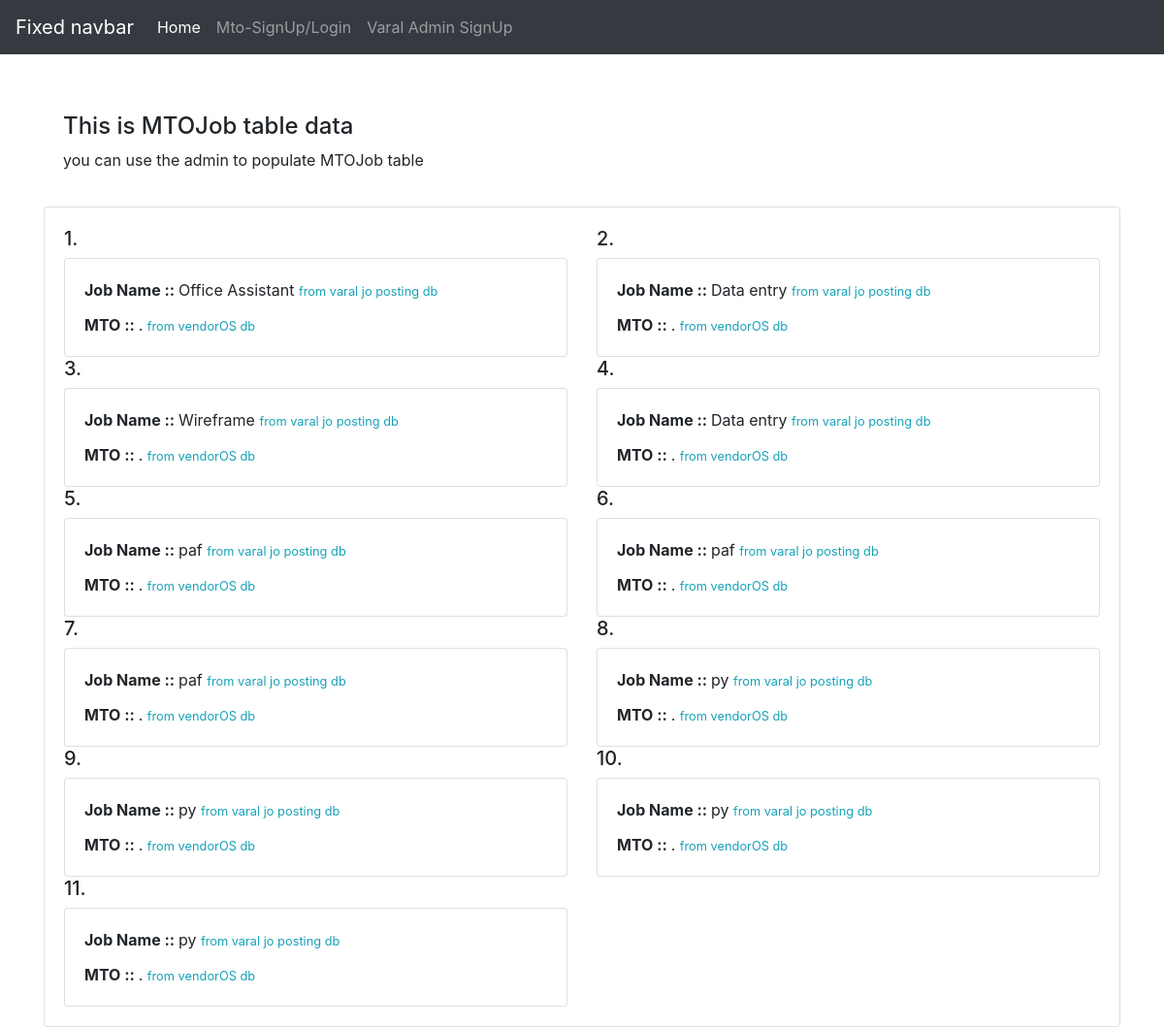
The app's page /, older data.
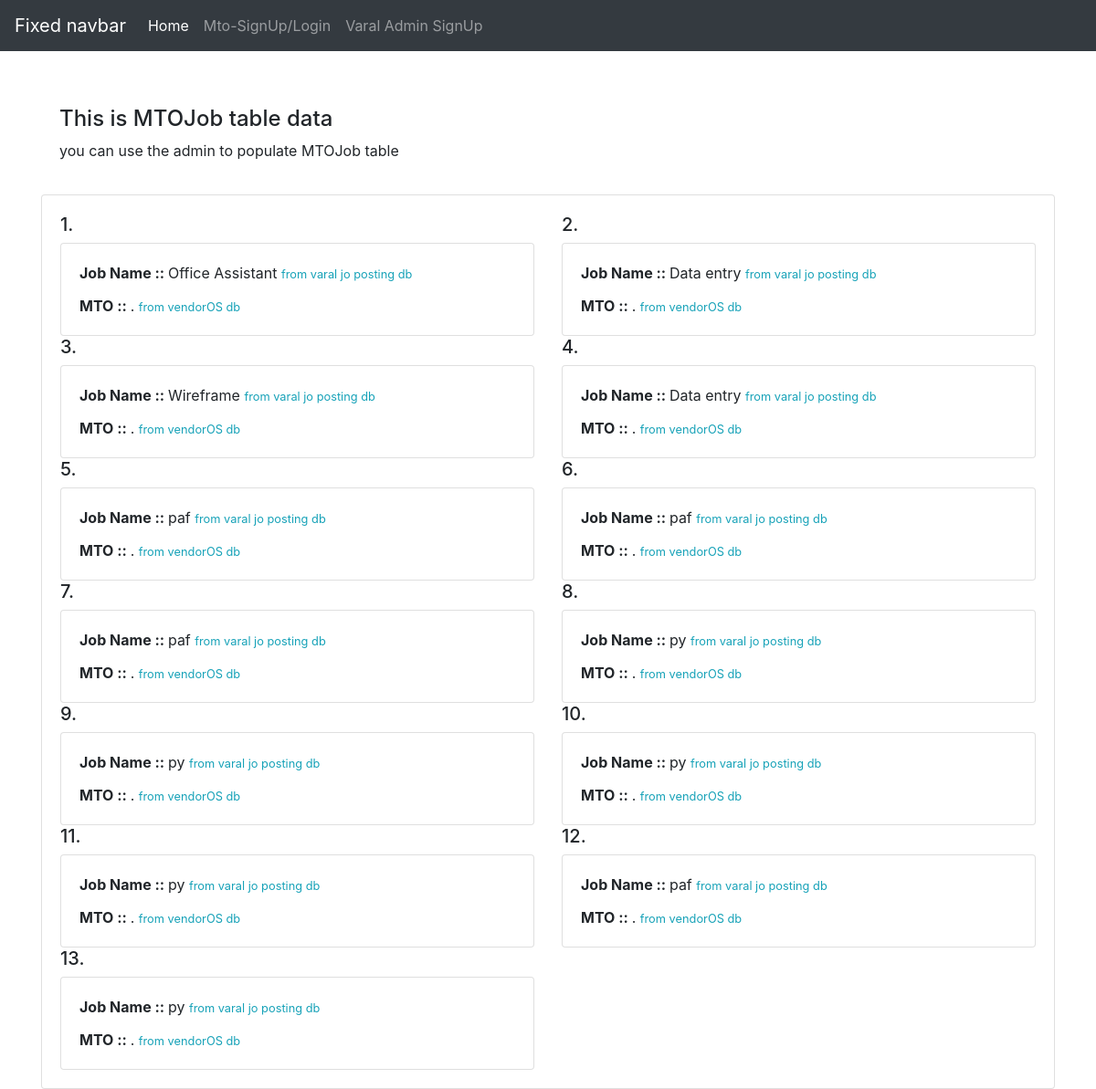
The same page, newer data.
### jobs/models.py (models this page shows, shortened)
class MTOJob(models.Model):
    job_id = models.ForeignKey(Jobs, on_delete=models.PROTECT, null=True)
    assigned_to = models.IntegerField(help_text='related to MTO')
    due_date = models.DateTimeField()
    assigned_date = models.DateTimeField(auto_now_add=True)
    fees = models.FloatField()
    rating_evaluation = models.IntegerField(null=True)
    payment_status = models.ForeignKey(PaymentStatus, verbose_name=_("payment status"), on_delete=models.CASCADE,
                                       null=True)
    job_status = models.ForeignKey(Jobstatus, verbose_name=_("job status"), on_delete=models.CASCADE,
                                       null=True)
    completed_date = models.DateTimeField(null=True)
    output_path = models.FileField(upload_to=output_directory_path)
    is_submitted = models.BooleanField(default=False)
    evaluation_status = models.ForeignKey(EvaluationStatus, on_delete=models.CASCADE)
    @property
    def mto(self):
        mto = MTO.objects.filter(id=self.assigned_to).first()
        return mto

class Jobs(models.Model):
    job_name = models.CharField(max_length=300, help_text='e.g develop website')
    cat_id = models.ForeignKey(MALRequirement, on_delete=models.CASCADE)
    posted_date = models.DateTimeField(auto_now_add=True)
    target_date = models.DateTimeField(null=True, help_text='e.g 2021-10-25 14:30:59')
    job_description = models.CharField(_('job description'), max_length=1000, help_text='e.g car website')
    job_sample = models.FileField(upload_to='images/job_documents/job_samples')
    job_instructions = models.FileField(upload_to='images/job_documents/job_instructions', max_length=100, null=True)
    job_quantity = models.IntegerField(help_text="e.g Quantity of Job")
    people_required = models.PositiveIntegerField(validators=[MinValueValidator(1)],
                                                  help_text='e.g number of people required e.g 2')
    skills = models.CharField(_('skills'), max_length=500, help_text='e.g coding, data entry')
    job_cost = models.PositiveIntegerField(help_text="e.g currency AED")

### jobs/views.py (the view)
# urls.py: path('', home, name='home'),
def home(request):
    context = {'jobs': MTOJob.objects.all(), }
    return render(request, 'jobs/index.html', context)

### jobs/templates/jobs/index.html (shortened to what this page needs)
<!doctype html>
<html lang="en">
  <head>
    <link rel="stylesheet" href="https://stackpath.bootstrapcdn.com/bootstrap/4.3.1/css/bootstrap.min.css">
  </head>
  <body>
    <header>
      <nav class="navbar navbar-expand-md navbar-dark fixed-top bg-dark">
        <a class="navbar-brand" href="#">Fixed navbar</a>
        <div class="collapse navbar-collapse" id="navbarCollapse">
          <ul class="navbar-nav mr-auto">
            <li class="nav-item active">
              <a class="nav-link" href="#">Home <span class="sr-only">(current)</span></a>
            </li>
            {% if not request.user.is_authenticated %}
            <li class="nav-item">
              <a class="nav-link" href="{% url 'mto:login' %}">Mto-SignUp/Login</a>
            </li>
            <li class="nav-item">
              <a class="nav-link" href="{% url 'jobs:adm-reg' %} ">Varal Admin SignUp</a>
            </li>
            {% endif %}
          </ul>
        </div>
      </nav>
    </header>
    <main role="main" class="container mt-5">
		<div class="mt-5">
			<div class="card-body">
				<h4 class="mt-5">This is MTOJob table data</h4>
				<p>you can use the admin to populate MTOJob table</p>
			</div>
		</div>
        <div class="card">
          <div class="card-body">
            <div class="row">
              {% for job in jobs %}
              <div class="col-sm-6">
                <h5>{{forloop.counter}}.</h5>
                <div class="card">
                  <div class="card-body">
                    <p class="card-title"><b>Job Name :: </b> {{job.job_id.job_name}} <small class="text-info">from varal jo posting db</small></p>
                    <p class="card-text"><b>MTO :: </b>  {{ job.mto.full_name }} {{ job.mto.user.username }}. <small class="text-info">from vendorOS db</small></p>
                  </div>
                </div>
              </div>
              {% endfor %}
            </div>
          </div>
        </div>
    </main>
  </body>
</html>

Row changes from the older to the newer data that the page shows:
added MTOJob: job_id.job_name "paf"
added MTOJob: job_id.job_name "py"
